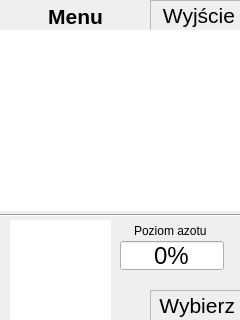
<?xml version="1.0" encoding="UTF-8"?>
<ui version="4.0">
 <class>menuScreen</class>
 <widget class="QMainWindow" name="menuScreen">
  <property name="geometry">
   <rect>
    <x>0</x>
    <y>0</y>
    <width>240</width>
    <height>320</height>
   </rect>
  </property>
  <property name="windowTitle">
   <string notr="true">Start Screen</string>
  </property>
  <property name="autoFillBackground">
   <bool>true</bool>
  </property>
  <property name="toolButtonStyle">
   <enum>Qt::ToolButtonIconOnly</enum>
  </property>
  <widget class="QWidget" name="centralwidget">
   <widget class="QLabel" name="selectLabel">
    <property name="geometry">
     <rect>
      <x>150</x>
      <y>290</y>
      <width>91</width>
      <height>31</height>
     </rect>
    </property>
    <property name="font">
     <font>
      <pointsize>16</pointsize>
     </font>
    </property>
    <property name="focusPolicy">
     <enum>Qt::NoFocus</enum>
    </property>
    <property name="frameShape">
     <enum>QFrame::StyledPanel</enum>
    </property>
    <property name="text">
     <string>Wybierz</string>
    </property>
    <property name="alignment">
     <set>Qt::AlignRight|Qt::AlignTrailing|Qt::AlignVCenter</set>
    </property>
   </widget>
   <widget class="QLabel" name="backLabel">
    <property name="geometry">
     <rect>
      <x>150</x>
      <y>0</y>
      <width>91</width>
      <height>31</height>
     </rect>
    </property>
    <property name="font">
     <font>
      <pointsize>16</pointsize>
     </font>
    </property>
    <property name="focusPolicy">
     <enum>Qt::NoFocus</enum>
    </property>
    <property name="frameShape">
     <enum>QFrame::StyledPanel</enum>
    </property>
    <property name="frameShadow">
     <enum>QFrame::Plain</enum>
    </property>
    <property name="lineWidth">
     <number>1</number>
    </property>
    <property name="midLineWidth">
     <number>0</number>
    </property>
    <property name="text">
     <string>Wyjście</string>
    </property>
    <property name="scaledContents">
     <bool>false</bool>
    </property>
    <property name="alignment">
     <set>Qt::AlignRight|Qt::AlignTrailing|Qt::AlignVCenter</set>
    </property>
   </widget>
   <widget class="QSpinBox" name="levelEdit">
    <property name="geometry">
     <rect>
      <x>120</x>
      <y>240</y>
      <width>104</width>
      <height>31</height>
     </rect>
    </property>
    <property name="font">
     <font>
      <pointsize>18</pointsize>
     </font>
    </property>
    <property name="focusPolicy">
     <enum>Qt::NoFocus</enum>
    </property>
    <property name="alignment">
     <set>Qt::AlignCenter</set>
    </property>
    <property name="buttonSymbols">
     <enum>QAbstractSpinBox::NoButtons</enum>
    </property>
    <property name="specialValueText">
     <string notr="true"/>
    </property>
    <property name="suffix">
     <string notr="true">%</string>
    </property>
    <property name="maximum">
     <number>100</number>
    </property>
    <property name="singleStep">
     <number>5</number>
    </property>
   </widget>
   <widget class="Line" name="line2">
    <property name="geometry">
     <rect>
      <x>0</x>
      <y>205</y>
      <width>241</width>
      <height>21</height>
     </rect>
    </property>
    <property name="orientation">
     <enum>Qt::Horizontal</enum>
    </property>
   </widget>
   <widget class="QWidget" name="layoutWidget">
    <property name="geometry">
     <rect>
      <x>0</x>
      <y>0</y>
      <width>150</width>
      <height>32</height>
     </rect>
    </property>
    <layout class="QHBoxLayout" name="horizontalLayoutTitle">
     <property name="sizeConstraint">
      <enum>QLayout::SetDefaultConstraint</enum>
     </property>
     <item>
      <spacer name="horizontalSpacer_4">
       <property name="orientation">
        <enum>Qt::Horizontal</enum>
       </property>
       <property name="sizeHint" stdset="0">
        <size>
         <width>23</width>
         <height>18</height>
        </size>
       </property>
      </spacer>
     </item>
     <item>
      <widget class="QLabel" name="menuNameLabel">
       <property name="font">
        <font>
         <pointsize>16</pointsize>
         <weight>75</weight>
         <bold>true</bold>
        </font>
       </property>
       <property name="text">
        <string notr="true">Menu</string>
       </property>
       <property name="alignment">
        <set>Qt::AlignCenter</set>
       </property>
      </widget>
     </item>
     <item>
      <spacer name="horizontalSpacer_5">
       <property name="orientation">
        <enum>Qt::Horizontal</enum>
       </property>
       <property name="sizeHint" stdset="0">
        <size>
         <width>28</width>
         <height>17</height>
        </size>
       </property>
      </spacer>
     </item>
    </layout>
   </widget>
   <widget class="ScriptWidget" name="levelView2">
    <property name="geometry">
     <rect>
      <x>10</x>
      <y>220</y>
      <width>101</width>
      <height>101</height>
     </rect>
    </property>
    <property name="sizePolicy">
     <sizepolicy hsizetype="Expanding" vsizetype="Expanding">
      <horstretch>1</horstretch>
      <verstretch>1</verstretch>
     </sizepolicy>
    </property>
    <property name="sizeIncrement">
     <size>
      <width>1</width>
      <height>1</height>
     </size>
    </property>
    <property name="focusPolicy">
     <enum>Qt::NoFocus</enum>
    </property>
    <property name="frameShape">
     <enum>QFrame::NoFrame</enum>
    </property>
    <property name="verticalScrollBarPolicy">
     <enum>Qt::ScrollBarAlwaysOff</enum>
    </property>
    <property name="horizontalScrollBarPolicy">
     <enum>Qt::ScrollBarAlwaysOff</enum>
    </property>
   </widget>
   <widget class="QWidget" name="layoutWidget_2">
    <property name="geometry">
     <rect>
      <x>100</x>
      <y>220</y>
      <width>142</width>
      <height>22</height>
     </rect>
    </property>
    <layout class="QHBoxLayout" name="horizontalLayout_7">
     <item>
      <spacer name="horizontalSpacer_2">
       <property name="orientation">
        <enum>Qt::Horizontal</enum>
       </property>
       <property name="sizeHint" stdset="0">
        <size>
         <width>40</width>
         <height>20</height>
        </size>
       </property>
      </spacer>
     </item>
     <item>
      <widget class="QLabel" name="levelLabel">
       <property name="text">
        <string>Poziom azotu</string>
       </property>
       <property name="buddy">
        <cstring>levelEdit</cstring>
       </property>
      </widget>
     </item>
     <item>
      <spacer name="horizontalSpacer">
       <property name="orientation">
        <enum>Qt::Horizontal</enum>
       </property>
       <property name="sizeHint" stdset="0">
        <size>
         <width>40</width>
         <height>17</height>
        </size>
       </property>
      </spacer>
     </item>
    </layout>
   </widget>
   <widget class="QListWidget" name="menuView">
    <property name="geometry">
     <rect>
      <x>0</x>
      <y>30</y>
      <width>241</width>
      <height>181</height>
     </rect>
    </property>
    <property name="frameShape">
     <enum>QFrame::NoFrame</enum>
    </property>
    <property name="horizontalScrollBarPolicy">
     <enum>Qt::ScrollBarAlwaysOff</enum>
    </property>
    <property name="editTriggers">
     <set>QAbstractItemView::NoEditTriggers</set>
    </property>
    <property name="tabKeyNavigation">
     <bool>true</bool>
    </property>
    <property name="selectionMode">
     <enum>QAbstractItemView::MultiSelection</enum>
    </property>
    <property name="verticalScrollMode">
     <enum>QAbstractItemView::ScrollPerPixel</enum>
    </property>
    <property name="horizontalScrollMode">
     <enum>QAbstractItemView::ScrollPerPixel</enum>
    </property>
   </widget>
  </widget>
 </widget>
 <customwidgets>
  <customwidget>
   <class>ScriptWidget</class>
   <extends>QGraphicsView</extends>
   <header>scriptwidget.h</header>
   <slots>
    <slot>setPName(QString)</slot>
    <slot>setPValue(int)</slot>
    <slot>setPValue(QString)</slot>
   </slots>
  </customwidget>
 </customwidgets>
 <resources/>
 <connections/>
</ui>
